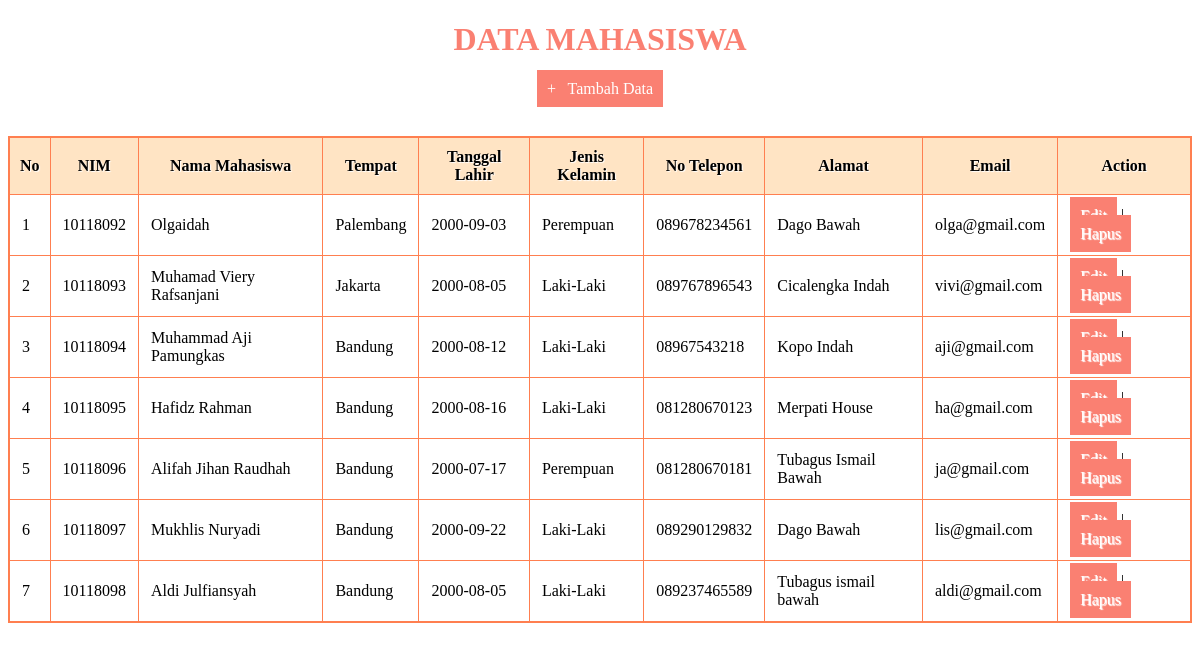
The page / on the database its author committed.
### tables this page shows
CREATE TABLE `t_mahasiswa` (
  `id` int(11) NOT NULL,
  `nim` int(11) NOT NULL,
  `nama_mahasiswa` varchar(225) DEFAULT NULL,
  `tempat` varchar(225) DEFAULT NULL,
  `tanggal_lahir` date DEFAULT NULL,
  `jenis_kelamin` varchar(225) DEFAULT NULL,
  `alamat` varchar(225) DEFAULT NULL,
  `no_telepon` text DEFAULT NULL,
  `email` varchar(225) DEFAULT NULL
);

### index.php (the view, shortened to what this page needs)
<?php
include('koneksi.php');
?>
<!DOCTYPE html>
<html>
<head>
</head>
<body>
    <center><h1>Data Mahasiswa</h1><center>
        <center><a href="tambah_data.php">+ &nbsp; Tambah Data</a><center>
    <br/>
    <table>
    <thead>
        <tr>
        <th>No</th>
        <th>NIM</th>
        <th>Nama Mahasiswa</th>
        <th>Tempat</th>
        <th>Tanggal Lahir</th>
        <th>Jenis Kelamin</th>
        <th>No Telepon</th>
        <th>Alamat</th>
        <th>Email</th>
        <th>Action</th>
        </tr>
    </thead>
    <tbody>
    <?php
      $query = "SELECT * FROM t_mahasiswa ORDER BY id ASC";
      $result = mysqli_query($koneksi, $query);
      $no = 1;
      while($row = mysqli_fetch_assoc($result))
      {
      ?>
       <tr>
          <td><?php echo $no; ?></td>
          <td><?php echo $row['nim']; ?></td>
          <td><?php echo $row['nama_mahasiswa']; ?></td>
          <td><?php echo $row['tempat']; ?></td>
          <td><?php echo $row['tanggal_lahir']; ?></td>
          <td><?php echo $row['jenis_kelamin']; ?></td>
          <td><?php echo $row['no_telepon']; ?></td>
          <td><?php echo $row['alamat']; ?></td>
          <td><?php echo $row['email']; ?></td>
          <td>
              <a href="edit_data.php?id=<?php echo $row['id']; ?>">Edit</a> |
              <a href="proses_hapus.php?id=<?php echo $row['id']; ?>" onclick="return confirm('Anda yakin akan menghapus data ini?')">Hapus</a>
          </td>
      </tr>
      <?php
        $no++;
      }
      ?>
    </tbody>
    </table>
  </body>
</html>

### index.php (style rules this page uses)
* { font-family: "Trebuchet MS"; }
h1 { text-transform: uppercase; color: salmon; }
table { border: solid 2px coral; border-collapse: collapse; border-spacing: 0; width: 100%; height : 50%; margin: 20px auto 20px auto; }
table thead th { background-color: bisque; border: solid 1px coral; color: black; padding: 10px; text-align: center; text-shadow: 1px 1px 1px white; text-decoration: none; }
table tbody td { border: solid 1px coral; color: black; padding: 12px; text-shadow: 1px 1px 1px white; }
a { background-color: salmon; color: white; padding: 10px; text-decoration: none; font-size: 16px; }

### rows shown on the page
t_mahasiswa: nim "10118092", nama_mahasiswa "Olgaidah", tempat "Palembang", tanggal_lahir "2000-09-03", jenis_kelamin "Perempuan", no_telepon "089678234561", alamat "Dago Bawah", email "olga@gmail.com"
t_mahasiswa: nim "10118093", nama_mahasiswa "Muhamad Viery Rafsanjani", tempat "Jakarta", tanggal_lahir "2000-08-05", jenis_kelamin "Laki-Laki", no_telepon "089767896543", alamat "Cicalengka Indah", email "vivi@gmail.com"
t_mahasiswa: nim "10118094", nama_mahasiswa "Muhammad Aji Pamungkas", tempat "Bandung", tanggal_lahir "2000-08-12", jenis_kelamin "Laki-Laki", no_telepon "08967543218", alamat "Kopo Indah", email "aji@gmail.com"
t_mahasiswa: nim "10118095", nama_mahasiswa "Hafidz Rahman", tempat "Bandung", tanggal_lahir "2000-08-16", jenis_kelamin "Laki-Laki", no_telepon "081280670123", alamat "Merpati House", email "ha@gmail.com"
t_mahasiswa: nim "10118096", nama_mahasiswa "Alifah Jihan Raudhah", tempat "Bandung", tanggal_lahir "2000-07-17", jenis_kelamin "Perempuan", no_telepon "081280670181", alamat "Tubagus Ismail Bawah", email "ja@gmail.com"
t_mahasiswa: nim "10118097", nama_mahasiswa "Mukhlis Nuryadi", tempat "Bandung", tanggal_lahir "2000-09-22", jenis_kelamin "Laki-Laki", no_telepon "089290129832", alamat "Dago Bawah", email "lis@gmail.com"
t_mahasiswa: nim "10118098", nama_mahasiswa "Aldi Julfiansyah", tempat "Bandung", tanggal_lahir "2000-08-05", jenis_kelamin "Laki-Laki", no_telepon "089237465589", alamat "Tubagus ismail bawah", email "aldi@gmail.com"
